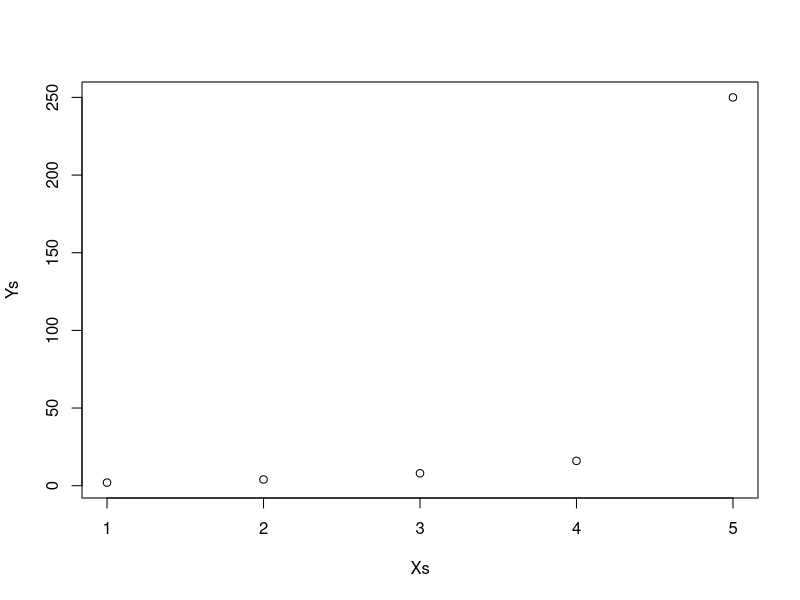
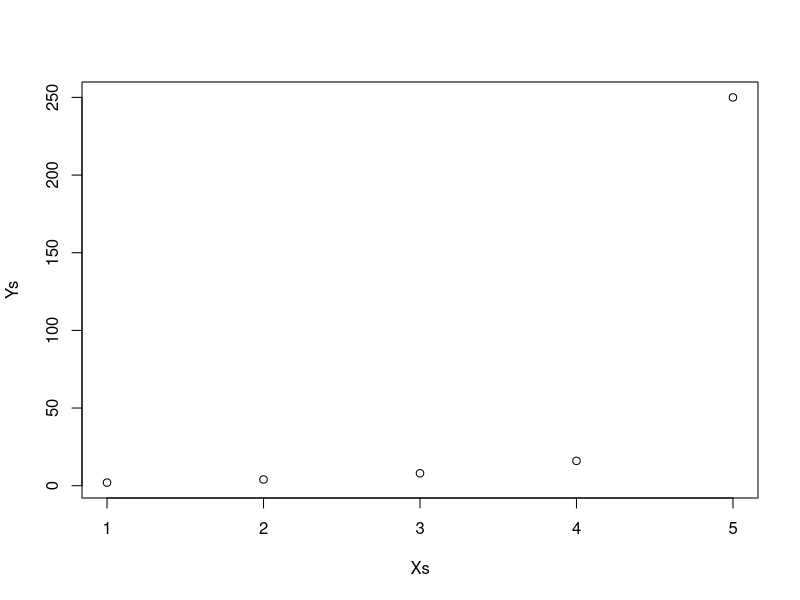
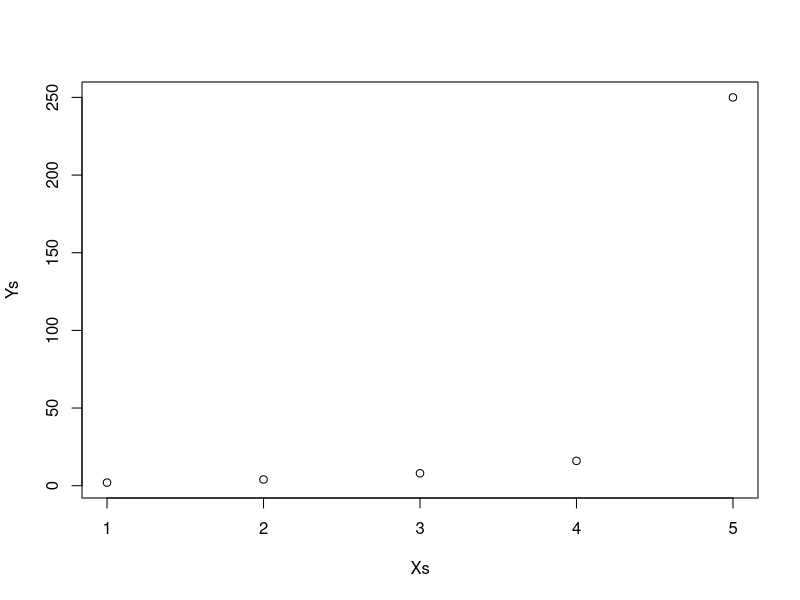

The R source for these figures, in order:
Xs <- c(1, 2, 3, 4, 5)
Ys <- c(2, 4, 8, 16, 250)

pdf("plots/plot1.pdf", width = 4, height = 6)
plot(Xs, Ys)
dev.off()

jpeg("plots/plot2.jpeg", width = 600, height = 600, units = "px") 
plot(Xs, Ys)
dev.off()

png("plots/plot3.png", width = 600, height = 600, units = "px") 
plot(Xs, Ys)
dev.off()
